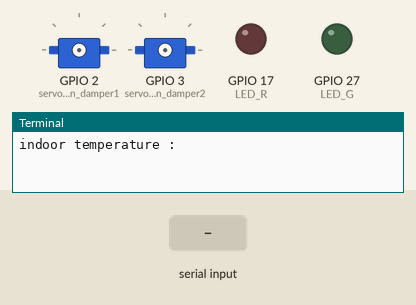
The program below on a simulated Raspberry Pi (BCM pin numbers). On the bench: 2 × servo, output pins drawn as LEDs (lit = HIGH), the last lines printed to the terminal. The test bench sets the inputs (shaded band). Servo angles are drawn from the pulse width (0.5 ms = 0°, 2.5 ms = 180°). At 10.8 s the program stops and its outputs stay as they are.

Above: at 1.2 s.
1.3 s: "5" typed at the terminal, then Enter
2.8 s: "90" typed at the terminal, then Enter
4.3 s: "200" typed at the terminal, then Enter
5.8 s: "5" typed at the terminal, then Enter
At 7.4 s:
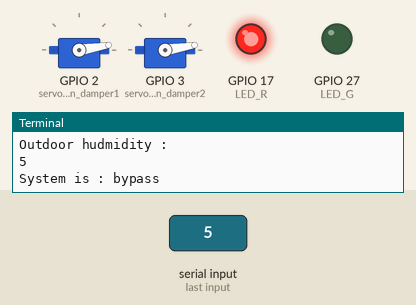
Timing chart, 0 to 12.3 s (numbered marks = the images above; inputs shaded):
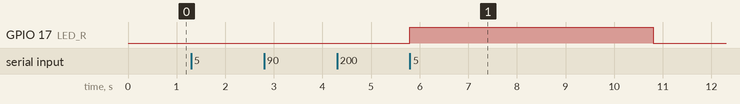

Measured:
- after the input at 5.8 s, GPIO 17 (LED_R): LOW → HIGH at once, → LOW 5.0 s later

The program:

ventilation_system_perceptron.py
```python
#exchage = 1, bypass = 0
import numpy as np

#temp_in, out have to be taken by sql or app !
##################
temp_in = int(input('indoor temperature : '))
temp_out = int(input('Outdoor temperature : '))
hud_in = int(input('indoor hudmidity : '))
hud_out = int(input('Outdoor hudmidity : '))
##################

#make input data (out - in)
temp = temp_out - temp_in
hud = hud_out - hud_in

#input data (out - in), this will be the input data of perceptron
tempnhud= np.array([temp,hud])

def perceptron(x,season):
    x_1 = x[0]
    x_2 = x[1]

    if season == 'spring':
        perceptron_fall = -5.99 * x_1 + 7.3 * x_2 - 7.799
        if perceptron_fall > 0:
            system = 'heat exchage'
        else:
            system = 'bypass'

    if season == 'summer':
        perceptron_fall = 10 * x_1 + 4.6 * x_2 + 15
        if perceptron_fall > 0:
            system = 'heat exchage'
        else:
            system = 'bypass'

    if season == 'fall':
        perceptron_fall = -14.3 * x_1 + 8.5 * x_2 - 0.599
        if perceptron_fall > 0:
            system = 'heat exchage'
        else:
            system = 'bypass'

    if season == 'winter':
        perceptron_fall = -28.67 * x_1 + 19.3 * x_2 - 0.599
        if perceptron_fall > 0:
            system = 'heat exchage'
        else:
            system = 'bypass'

    return system

system = perceptron(tempnhud,'winter')
print('System is :',system)

import RPi.GPIO as GPIO
import time
import numpy as np

#define led pin num
LED_R = 17
LED_G = 27
#define gpio pin for servo
servo_pin_damper1 = 2
servo_pin_damper2 = 3

#duty -> to caculate motor angle (pwm)
SERVO_MAX_DUTY = 12
SERVO_MIN_DUTY = 3

#set servo mode and allocate pin
GPIO.setmode(GPIO.BCM)
GPIO.setup(LED_R,GPIO.OUT)
GPIO.setup(LED_G,GPIO.OUT)
GPIO.setup(servo_pin_damper1, GPIO.OUT)
GPIO.setup(servo_pin_damper2,GPIO.OUT)

LED_R_heatexchange = GPIO.PWM(LED_R,500)
LED_G_heatexchange = GPIO.PWM(LED_G,500)

#make servo instance and adjust it as '0' angle
servo_damper1 = GPIO.PWM(servo_pin_damper1, 50)
servo_damper2 = GPIO.PWM(servo_pin_damper2, 50)
servo_damper1.start(0)
servo_damper2.start(0)

if system == "bypass":
    angle = 0
    duty = 3.0

    LED_R_heatexchange.start(100)
    LED_R_heatexchange.ChangeDutyCycle(100)

else:
    angle = 180
    duty = 12

    LED_G_heatexchange.start(100)
    LED_G_heatexchange.ChangeDutyCycle(100)


servo_damper1.ChangeDutyCycle(duty)
time.sleep(1)
servo_damper1.stop()
servo_damper2.ChangeDutyCycle(duty)
time.sleep(1)
servo_damper2.stop()

time.sleep(3)


LED_G_heatexchange.stop()
LED_R_heatexchange.stop()
GPIO.cleanup()
 
```
